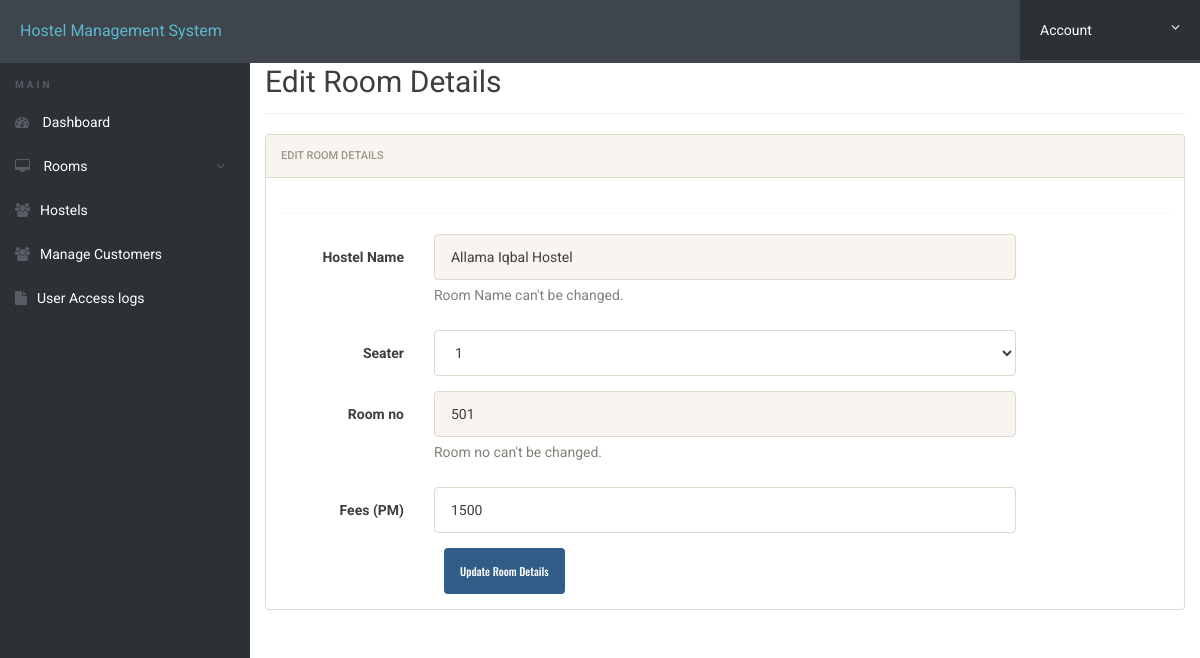
The page /Hostel/manager/edit-room.php?id=1 (signed in) on the database its author committed.
### tables this page shows
CREATE TABLE `rooms` (
  `id` int(11) NOT NULL,
  `hostel_name` varchar(255) NOT NULL,
  `seater` int(11) DEFAULT NULL,
  `room_no` int(11) DEFAULT NULL,
  `fees` int(11) DEFAULT NULL,
  `posting_date` timestamp NULL DEFAULT CURRENT_TIMESTAMP,
  `status` varchar(255) NOT NULL DEFAULT 'free'
);

### Hostel/manager/edit-room.php (the view, shortened to what this page needs)
<?php
include('includes/config.php');
?>
<!doctype html>
<html lang="en" class="no-js">
<head>
<link rel="stylesheet" href="css/font-awesome.min.css">
<link rel="stylesheet" href="css/bootstrap.min.css">
<link rel="stylesheet" href="css/dataTables.bootstrap.min.css">>
<link rel="stylesheet" href="css/bootstrap-social.css">
<link rel="stylesheet" href="css/bootstrap-select.css">
<link rel="stylesheet" href="css/fileinput.min.css">
<link rel="stylesheet" href="css/awesome-bootstrap-checkbox.css">
<link rel="stylesheet" href="css/style.css">
</head>
<body>
<?php include('includes/header.php');?>
<div class="ts-main-content">
<?php include('includes/sidebar.php');?>
<div class="content-wrapper">
<div class="container-fluid">
<div class="row">
<div class="col-md-12">
<h2 class="page-title">Edit Room Details </h2>
<div class="row">
<div class="col-md-12">
<div class="panel panel-default">
<div class="panel-heading">Edit Room Details</div>
<div class="panel-body">
<form method="post" class="form-horizontal">
<?php
$id=$_GET['id'];
$ret="select * from rooms where id=?";
$stmt= $mysqli->prepare($ret) ;
$stmt->bind_param('i',$id);
$stmt->execute() ;
$res=$stmt->get_result();
while($row=$res->fetch_object())
{
?>
<div class="hr-dashed"></div>
<div class="form-group">
<label class="col-sm-2 control-label">Hostel Name  </label>
<div class="col-sm-8">
<input type="text"  name="hostel" disabled="" value="<?php echo $row->hostel_name;?>" class="form-control"><span class="help-block m-b-none">
Room Name can't be changed.</span> </div>
</div>
<div class="form-group">
<label class="col-sm-2 control-label">Seater  </label>
<div class="col-sm-8">
<select name="seater" class="form-control">
<option value="<?php echo $row->seater;?>"><?php echo $row->seater;?></option>
</select>
</div>
</div>
<div class="form-group">
<label class="col-sm-2 control-label">Room no </label>
<div class="col-sm-8">
<input type="text" class="form-control" name="rmno" id="rmno" value="<?php echo $row->room_no;?>" disabled>
<span class="help-block m-b-none">
Room no can't be changed.</span>
</div>
</div>
<div class="form-group">
<label class="col-sm-2 control-label">Fees (PM) </label>
<div class="col-sm-8">
<input type="text" class="form-control" name="fees" value="<?php echo $row->fees;?>" >
</div>
</div>
<?php } ?>
<div class="col-sm-8 col-sm-offset-2">
<input class="btn btn-primary" type="submit" name="submit" value="Update Room Details ">
</div>
</div>
</div>
</div>
</div>
</div>
</div>
</div>
</div>
</div>
</body>
</html>

### Hostel/manager/css/style.css (style rules this page uses)
html { font-size: 14px; }
@media only screen and (min-width: 480px) { html { font-size: 17px; } }
@media only screen and (min-width: 768px) { html { font-size: 14px; } }
body { font-size: 1em; }
.btn { font-family: 'Oswald', sans-serif; }
.hr-dashed { background-color: transparent; border-top: 1px dotted #edf0f5; color: transparent; height: 1px; margin: 20px 0; }
.panel { overflow: hidden; }
.btn { text-transform: none; }
.page-title { padding-bottom: 15px; margin-bottom: 20px; border-bottom: 1px solid #f0f0f0; }
.ts-main-content .content-wrapper { padding-top: 15px; margin-top: 10px; }
@media only screen and (min-width: 992px) { .ts-main-content .content-wrapper { margin-left: 250px; } }

### rows shown on the page
rooms: hostel "Allama Iqbal Hostel", seater "1", rmno "501", fees "1500"
